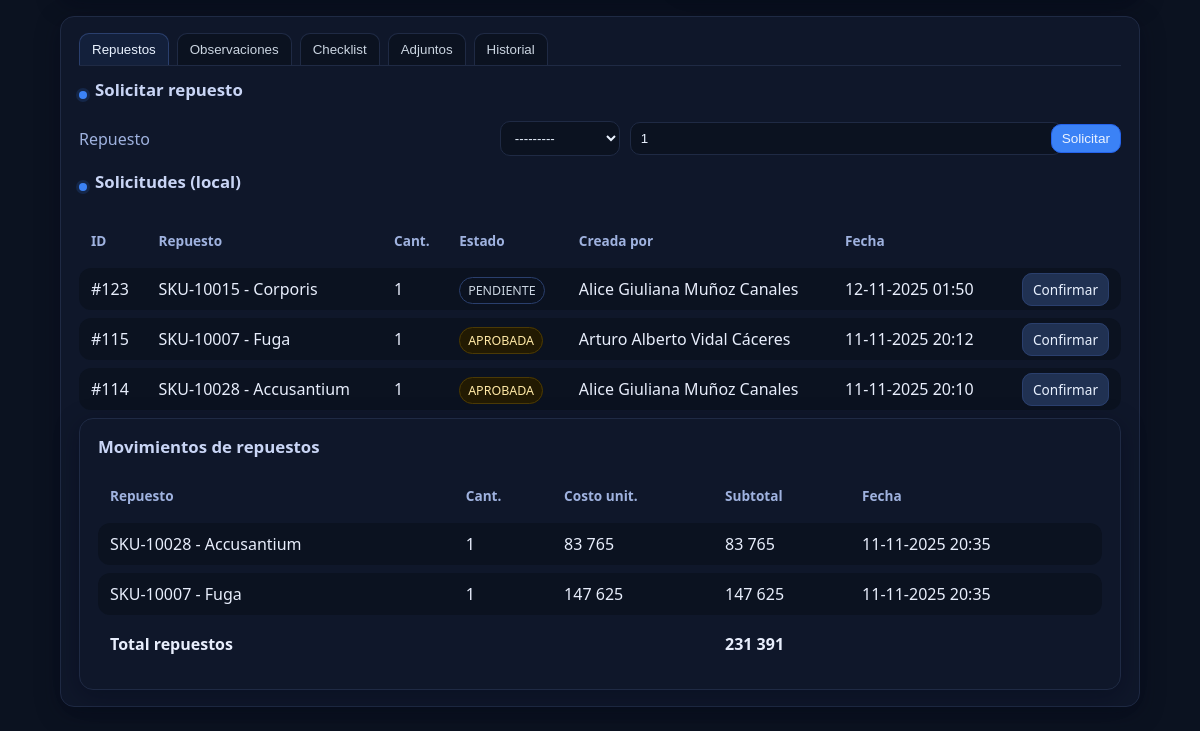
The app's page /ots/000082/ (signed in, lower part), older data.
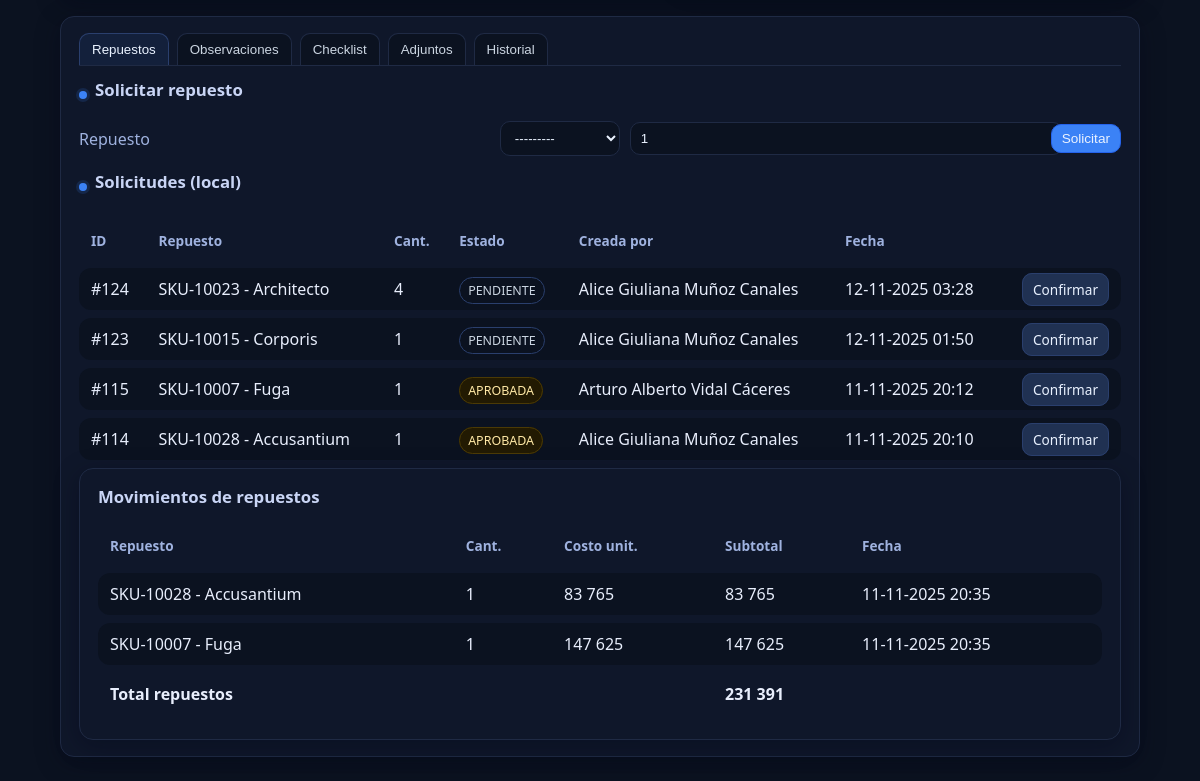
The same page, newer data.
### app_taller/models.py (models this page shows)
class SolicitudRepuesto(models.Model):
    orden_trabajo = models.ForeignKey(OrdenTrabajo, on_delete=models.CASCADE)
    repuesto = models.ForeignKey(Repuesto, on_delete=models.PROTECT)
    cantidad_solicitada = models.IntegerField()
    urgente = models.BooleanField(default=False)
    estado = models.CharField(max_length=20, choices=EstadoSolicitud.choices, default=EstadoSolicitud.SOLICITADA)
    numero_oc = models.CharField(max_length=50, blank=True, null=True)
    nombre_proveedor = models.CharField(max_length=200, blank=True, null=True)
    fecha_entrega_estimada = models.DateField(blank=True, null=True)
    creado_por = models.ForeignKey(Usuario, on_delete=models.PROTECT)
    fecha_creacion = models.DateTimeField(auto_now_add=True)
    fecha_actualizacion = models.DateTimeField(auto_now=True)
    class Meta:
        db_table = "solicitudes_repuestos"
        indexes = [
            models.Index(fields=["orden_trabajo"]),
            models.Index(fields=["repuesto"]),
            models.Index(fields=["estado"]),
            models.Index(fields=["numero_oc"]),
        ]

class Repuesto(models.Model):
    sku = models.CharField(max_length=50, unique=True)
    nombre = models.CharField(max_length=200)
    descripcion = models.TextField(blank=True, null=True)
    unidad = models.CharField(max_length=20)
    precio_costo = models.DecimalField(max_digits=10, decimal_places=2, blank=True, null=True)
    informacion_proveedor = models.TextField(blank=True, null=True)
    activo = models.BooleanField(default=True)
    fecha_creacion = models.DateTimeField(auto_now_add=True)
    class Meta:
        db_table = "repuestos"
        indexes = [
            models.Index(fields=["nombre"]),
        ]
    def __str__(self):
        return f"{self.sku} - {self.nombre}"

class Usuario(models.Model):
    id = models.AutoField(primary_key=True)
    rut = models.CharField(max_length=12, unique=True)
    nombre_completo = models.CharField(max_length=100)
    email = models.EmailField(max_length=100, unique=True)
    telefono = models.CharField(max_length=20, blank=True, null=True)
    rol = models.CharField(max_length=20, choices=RolUsuario.choices)
    hash_contrasena = models.CharField(max_length=255)
    activo = models.BooleanField(default=True)
    fecha_creacion = models.DateTimeField(auto_now_add=True)
    fecha_actualizacion = models.DateTimeField(auto_now=True)
    class Meta:
        db_table = "usuarios"
        managed = False  # 👈 importante
        indexes = [
            models.Index(fields=["rol"]),
        ]
    def __str__(self):
        return f"{self.nombre_completo} ({self.rut})"

class MovimientoRepuesto(models.Model):
    taller = models.ForeignKey(Taller, on_delete=models.PROTECT)
    repuesto = models.ForeignKey(Repuesto, on_delete=models.PROTECT)
    orden_trabajo = models.ForeignKey(OrdenTrabajo, on_delete=models.SET_NULL, null=True, blank=True)
    tipo_movimiento = models.CharField(max_length=10, choices=TipoMovimiento.choices)
    cantidad = models.IntegerField()
    costo_unitario = models.DecimalField(max_digits=10, decimal_places=2, blank=True, null=True)
    motivo = models.TextField(blank=True, null=True)
    movido_por = models.ForeignKey(Usuario, on_delete=models.PROTECT)
    fecha_movimiento = models.DateTimeField(auto_now_add=True)
    fecha_creacion = models.DateTimeField(auto_now_add=True)
    class Meta:
        db_table = "movimientos_repuestos"
        indexes = [
            models.Index(fields=["taller"]),
            models.Index(fields=["repuesto"]),
            models.Index(fields=["orden_trabajo"]),
            models.Index(fields=["fecha_movimiento"]),
            models.Index(fields=["tipo_movimiento"]),
        ]

### app_taller/views.py (the view)
# urls.py: path("ots/<str:numero_ot>/", OTDetalleView.as_view(), name="ot_detalle"), #APARTADO PARA ACCIONES
@method_decorator(login_required, name="dispatch")
class OTDetalleView(DetailView):
    model = OrdenTrabajo
    template_name = "app_taller/ot_detalle.html"
    slug_field = "numero_ot"
    slug_url_kwarg = "numero_ot"
    context_object_name = "ot"
    def get_object(self):
        return get_object_or_404(OrdenTrabajo, numero_ot=self.kwargs["numero_ot"])
    def get_context_data(self, **kwargs):
        ctx = super().get_context_data(**kwargs)
        ctx["form_asignar"] = AsignarMecanicoForm()
        ot = ctx["ot"]
        ctx["form_estado"] = CambiarEstadoForm(initial={"nuevo_estado": _norm_estado(self.object.estado)})
        ctx["logs"] = LogEstadoOT.objects.filter(orden_trabajo=self.object).order_by("-fecha_cambio")
        ctx["form_adjuntos"] = AdjuntoOTForm()
        ctx["ESTADO_CHOICES"] = EstadoOT.choices
        ctx["form_prioridad"] = CambiarPrioridadForm(initial={"prioridad": self.object.prioridad})
        ctx["form_estado_vehiculo"] = CambiarEstadoVehiculoForm(initial={"estado": self.object.vehiculo.estado})
        ctx["form_entrega"] = EntregaRepuestoForm()
        role = (get_user_role_dominio(self.request) or "").upper().strip()
        ROLES_SUPERVISORES = {"ADMIN", "SUPERVISOR", "JEFE", "JEFE_TALLER"}
        ctx["soy_supervisor"] = (
            role in ROLES_SUPERVISORES
            or getattr(self.request.user, "is_staff", False)
            or getattr(self.request.user, "is_superuser", False)
        )
        u = get_usuario_app_from_request(self.request)
        ctx["soy_mecanico_asignado"] = bool(u and self.object.mecanico_asignado_id == u.id)
        ctx["puede_solicitar_repuesto"] = bool(
            ctx["soy_mecanico_asignado"] or ctx["soy_supervisor"]
        )
        ctx["logs"] = LogEstadoOT.objects.filter(orden_trabajo=self.object).order_by("-fecha_cambio")
        ctx["tareas"] = TareaOT.objects.filter(orden_trabajo=self.object).select_related("mecanico_asignado").order_by("-fecha_creacion")
        adj = (ArchivoAdjunto.objects
           .filter(tipo_entidad="OT", entidad_id=ot.id)
           .order_by("-fecha_subida"))
        ctx["adjuntos"] = adj
        ctx["adjuntos"] = (ArchivoAdjunto.objects
                    .filter(tipo_entidad="OT", entidad_id=ot.id)
                    .order_by("-fecha_subida"))
        ctx["form_solic_repuesto"] = SolicitarRepuestoForm()
        ctx["solicitudes_locales"] = (
            SolicitudRepuesto.objects
            .filter(orden_trabajo=ot)
            .select_related("repuesto", "creado_por")
            .order_by("-fecha_creacion")
        )
        obs = ctx["tareas"].filter(titulo="OBS_MECANICO").first()
        ctx["obs_mecanico_inicial"] = (obs.descripcion if obs else "")
        last_log = (LogEstadoOT.objects
                .filter(orden_trabajo=ot)
                .order_by("-fecha_cambio")
                .first())
        inicio_estado_ts = last_log.fecha_cambio if last_log else ot.fecha_apertura
        ctx["inicio_estado_iso"] = inicio_estado_ts.isoformat()
        tipo = DEFAULT_CHECKLIST
        items = CHECKLIST_CATALOGO.get(tipo, [])
        marcadas = {t.titulo[4:]: t.descripcion for t in TareaOT.objects.filter(orden_trabajo=ot, titulo__startswith="CHK:")}
        ctx["checklist"] = [{"code": c, "texto": txt, "estado": marcadas.get(c)} for (c, txt) in items]
        items_qs = TareaOT.objects.filter(orden_trabajo=ot, titulo__startswith="CHK:")
        total_items = items_qs.count()
        ok_items = items_qs.filter(descripcion__iexact="OK").count()
        ctx["chk_total"] = total_items
        ctx["chk_ok"] = ok_items
        ctx["chk_pct"] = round((ok_items * 100 / total_items), 1) if total_items else 0.0
        ctx["movimientos_salida"] = (
            MovimientoRepuesto.objects
            .filter(orden_trabajo=ot, tipo_movimiento="SALIDA")
            .select_related("repuesto")
            .order_by("-fecha_movimiento")
        )
        movs = (MovimientoRepuesto.objects
        .filter(orden_trabajo=ot)
        .select_related("repuesto")
        .order_by("-fecha_movimiento"))
        total_mov = Decimal("0")
        for m in movs:
            unit = m.costo_unitario or (m.repuesto.precio_costo or Decimal("0"))
            m.unit_to_show = unit
            m.subtotal = (m.cantidad or 0) * unit
            total_mov += m.subtotal
        ctx["movs_repuestos"] = movs
        ctx["total_repuestos_ot"] = total_mov
        try:
            inv = InventarioClient()
            ctx["solicitudes_api"] = inv.listar_solicitudes_ot(ot.numero_ot)  # devuelve list[dict]
        except Exception:
            ctx["solicitudes_api"] = []
        return ctx

### app_taller/forms.py
class AsignarMecanicoForm(forms.Form):
    mecanico = forms.ModelChoiceField(
        queryset=Usuario.objects.filter(rol="MECANICO", activo=True).order_by("nombre_completo"),
        required=True, label="Mecánico"
    )

class CambiarEstadoForm(forms.Form):
    nuevo_estado = forms.ChoiceField(choices=EstadoOT.choices)
    motivo = forms.CharField(required=False, widget=forms.Textarea(attrs={"rows": 2}))

### app_taller/utils.py (called while the page is built)
def get_usuario_app_from_request(request):
    if not request.user.is_authenticated:
        return None
    return Usuario.objects.filter(email=request.user.email, activo=True).first()

def get_user_role_dominio(request):
    u = get_usuario_app_from_request(request)
    return (u.rol if u else "") or ""

### app_taller/views.py (called while the page is built)
def _norm_estado(val: str) -> str:
    if not val:
        return ''
    v = str(val).strip().upper().replace(' ', '_')
    if v in ('INGRESADO', 'PROGRAMADA'):
        return EstadoOT.PENDIENTE
    return v

### app_taller/templates/app_taller/ot_detalle.html (shortened to what this page needs)
{% extends "app_taller/base.html" %}
{% load static %}
{% block content %}
<div class="tabs card">
  <div class="tab-nav">
    <button class="tab-btn" data-tab="rep" aria-selected="true">Repuestos</button>
    <button class="tab-btn" data-tab="obs">Observaciones</button>
    <button class="tab-btn" data-tab="chk">Checklist</button>
    <button class="tab-btn" data-tab="adj">Adjuntos</button>
    <button class="tab-btn" data-tab="hist">Historial</button>
  </div>
  <section id="tab-rep" class="tab-panel is-active">
    {% if puede_solicitar_repuesto %}
    <div class="section-title"><span class="dot"></span><h3>Solicitar repuesto</h3></div>
    <form class="form-inline" method="post" action="{% url 'ot_solicitar_repuesto' numero_ot=ot.numero_ot %}">
      <label class="form-label">Repuesto</label>
      {{ form_solic_repuesto.repuesto }}
      {{ form_solic_repuesto.cantidad }}
      <button class="btn btn-primary btn-sm" type="submit">Solicitar</button>
    </form>
    {% endif %}
    <div class="section-title" style="margin-top:14px"><span class="dot"></span><h3>Solicitudes (local)</h3></div>
    <table class="table">
      <thead>
        <tr><th>ID</th><th>Repuesto</th><th>Cant.</th><th>Estado</th><th>Creada por</th><th>Fecha</th><th></th></tr>
      </thead>
      <tbody>
        {% for s in solicitudes_locales %}
          <tr>
            <td>#{{ s.id }}</td>
            <td>{{ s.repuesto }}</td>
            <td>{{ s.cantidad_solicitada }}</td>
            <td>
              <span class="status-pill {% if s.estado == 'RECIBIDA' %}ok{% elif s.estado == 'APROBADA' %}warn{% endif %}">
                {{ s.estado }}
              </span>
            </td>
            <td>{{ s.creado_por.nombre_completo }}</td>
            <td>{{ s.fecha_creacion|date:"d-m-Y H:i" }}</td>
            <td style="text-align:right">
              {% if soy_supervisor and s.id and s.estado != "RECIBIDA" %}
                <a class="btn btn-sm" href="{% url 'ot_confirmar_entrega' numero_ot=ot.numero_ot solicitud_id=s.id %}">Confirmar</a>
              {% endif %}
            </td>
          </tr>
        {% empty %}
          <tr><td colspan="7">Sin solicitudes.</td></tr>
        {% endfor %}
      </tbody>
    </table>
  </section>
{% load humanize %}
<section class="card">
  <h3>Movimientos de repuestos</h3>
  <table class="table">
    <thead>
      <tr>
        <th>Repuesto</th>
        <th class="ta-right">Cant.</th>
        <th class="ta-right">Costo unit.</th>
        <th class="ta-right">Subtotal</th>
        <th>Fecha</th>
      </tr>
    </thead>
    <tbody>
      {% for m in movs_repuestos %}
      <tr>
        <td>{{ m.repuesto }}</td>
        <td class="ta-right">{{ m.cantidad }}</td>
        <td class="ta-right">{{ m.unit_to_show|floatformat:0|intcomma }}</td>
        <td class="ta-right">{{ m.subtotal|floatformat:0|intcomma }}</td>
        <td>{{ m.fecha_movimiento|date:"d-m-Y H:i" }}</td>
      </tr>
      {% empty %}
      <tr><td colspan="5">Sin movimientos de repuestos asociados.</td></tr>
      {% endfor %}
    </tbody>
    <tfoot>
      <tr>
        <th colspan="3" class="ta-right">Total repuestos</th>
        <th class="ta-right">{{ total_repuestos_ot|floatformat:0|intcomma }}</th>
        <th></th>
      </tr>
    </tfoot>
  </table>
</section>
</div>
{% endblock %}

Row changes from the older to the newer data that the page shows:
added SolicitudRepuesto: id "124", repuesto "SKU-10023 - Architecto", cantidad_solicitada "4", estado "PENDIENTE", creado_por.nombre_completo "Alice Giuliana Muñoz Canales", fecha_creacion "12-11-2025 03:28", shows "Confirmar"
